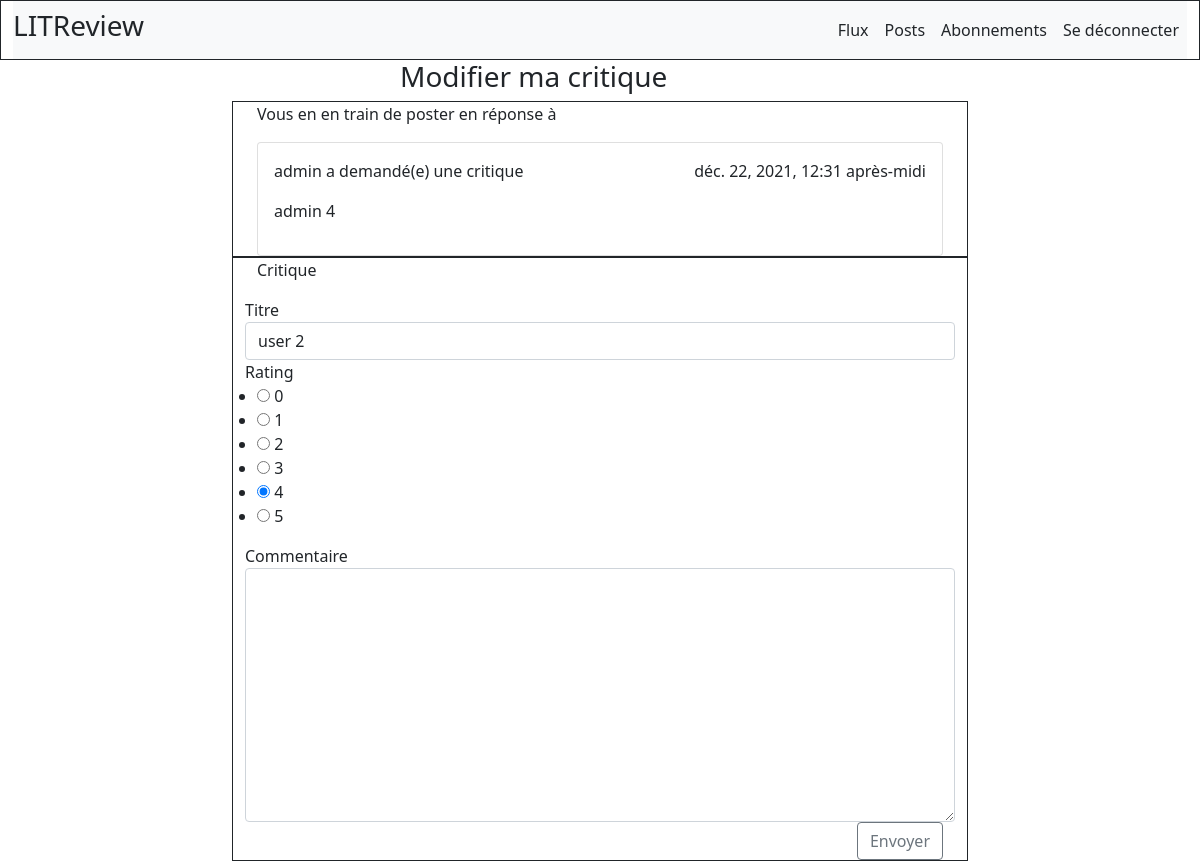
/review/9/ (signed in), run on the app's committed database.
### content/models.py (models this page shows, shortened)
class Ticket(models.Model):
    title = models.CharField(max_length=128)
    description = models.TextField(max_length=2048, blank=True)
    user = models.ForeignKey(
        to=settings.AUTH_USER_MODEL, on_delete=models.CASCADE)
    time_created = models.DateTimeField(auto_now_add=True)

class Review(models.Model):
    ticket = models.ForeignKey(to=Ticket, on_delete=models.CASCADE)
    rating = models.PositiveSmallIntegerField(
        choices=[(i, i) for i in range(0, 6)],
        validators=[MinValueValidator(0), MaxValueValidator(5)])
    headline = models.CharField(max_length=128)
    body = models.CharField(max_length=8192, blank=True)
    user = models.ForeignKey(
        to=settings.AUTH_USER_MODEL, on_delete=models.CASCADE)
    time_created = models.DateTimeField(auto_now_add=True)

### accounts/models.py (models this page shows)
class User(AbstractUser):
	class Meta:
		abstract=False

### content/views.py (the view)
# urls.py: path('review/<int:review_id>/', views.review_update, name='review_update'),
@login_required
def review_update(request, review_id):
	review = Review.objects.get(id=review_id)
	ticket = Ticket.objects.get(id=review.ticket_id)
	if request.method == 'POST':
		form = ReviewForm(request.POST, instance=review)
		if form.is_valid():
			form.save()
			return redirect('content:posts')
	else:
		form = ReviewForm(instance=review)
	context = {
		'ticket': ticket,
		'form': form,
	}
	return render(request, "content/review_update.html", context)

### content/forms.py
class ReviewForm(forms.ModelForm):
	headline = forms.CharField(label='Titre', widget=forms.TextInput(attrs={'class': 'form-control', }))
	rating = forms.ChoiceField(choices=[(i, i) for i in range(0, 6)], widget=forms.RadioSelect())
	body = forms.CharField(label='Commentaire', widget=forms.Textarea(attrs={'class': 'form-control', }), required=False)
	class Meta:
		model = Review
		fields = ['headline', 'rating', 'body']

### content/Templates/content/review_update.html (shortened to what this page needs)
{% extends 'base.html' %}
{% block content_box_3 %}
<div class="box_3">
     <div class="container">
         <div class="row">
             <div class="col-md-8 mx-auto">
                <form method="post", action="">
                   <h3 class="mx-auto" style="width: 400px;">
                       Modifier ma critique
                   </h3>
                    <div class="container border border-dark">
                        <p>Vous en en train de poster en réponse à</p>
                         <div class="card">
              <div class="card-body">
                <p class="card-text">{{ ticket.user }} a demandé(e) une critique <span style="float:right;">{{ ticket.time_created }}</span></p>
                <p class="card-text">{{ ticket.title }}</p>
              </div>
            </div>
                    </div>
                    <div class="container border border-dark">
                        <p>Critique</p>
                        <div class="row">
                            {{ form.headline.label }}
                            {{ form.headline }}
                            {{ form.rating.label }}
                            {{ form.rating }}
                            {{ form.body.label }}
                            {{ form.body }}
                        </div>
                        <div class="d-grid gap-2 d-md-flex justify-content-md-end">
                            <input type="submit" class="btn btn-outline-secondary" value="Envoyer">
                        </div>
                    </div>
                </form>
             </div>
         </div>
     </div>
</div>
{% endblock content_box_3 %}

### data on the page
Ticket: user "admin", time_created "déc. 22, 2021, 12:31 après-midi", title "admin 4"
Review: headline "user 2", rating "☐ 0 ☐ 1 ☐ 2 ☐ 3 ☑ 4 ☐ 5"
